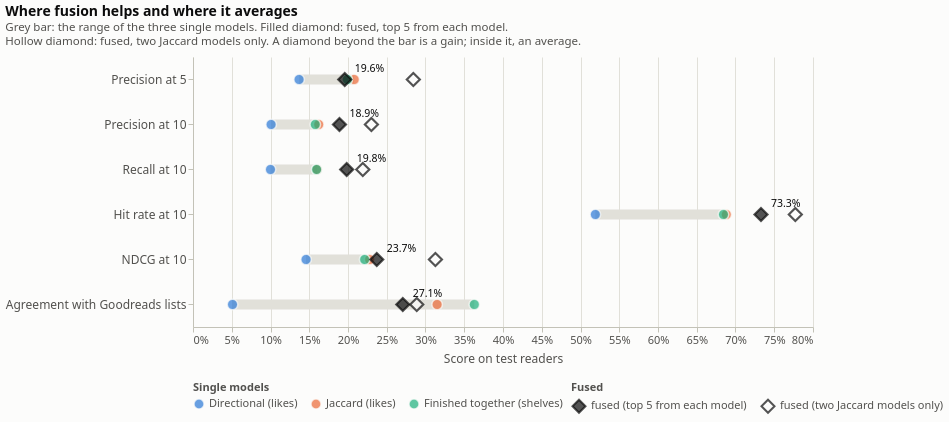

The notebook cell this image was saved under:
### Markdown cell above
## 4 · Visualization

One chart, one row per metric. The grey bar spans the three single models' test scores, with a dot
for each model; the filled diamond fuses all three models (top five from each) and the hollow
diamond is the recommender, the two Jaccard models fused. A diamond to the right of the bar is a
gain from fusion; a diamond inside the bar is an average of the models it combines.

### Code cell
# Where does fusion help and where does it average? One line per metric.
fc.fusion_range_chart(results_test)

### Figure 1 — Vega-Lite specification as saved in the notebook (floating-point values rounded to 4 significant figures)
{"$schema": "https://vega.github.io/schema/vega-lite/v5.20.1.json", "config": {"axis": {"domainColor": "#c3c2b7", "gridColor": "#e1e0d9", "labelColor": "#52514e", "labelFontSize": 11, "tickColor": "#c3c2b7", "titleColor": "#52514e", "titleFontSize": 12, "titleFontWeight": "normal", "titlePadding": 8}, "background": "#fcfcfb", "font": "system-ui, -apple-system, \"Segoe UI\", sans-serif", "legend": {"labelColor": "#52514e", "labelFontSize": 11, "titleColor": "#52514e", "titleFontSize": 11}, "title": {"anchor": "start", "color": "#0b0b0b", "fontSize": 14, "offset": 10, "subtitleColor": "#52514e", "subtitleFontSize": 11.5}, "view": {"continuousHeight": 300, "continuousWidth": 300, "stroke": null}}, "datasets": {"data-2c29c579c4a05852763ce18cef07d414": [{"kind": "single model", "metric": "Precision at 5", "model": "Directional (likes)", "value": 0.1369}, {"kind": "single model", "metric": "Precision at 5", "model": "Jaccard (likes)", "value": 0.208}, {"kind": "single model", "metric": "Precision at 5", "model": "Finished together (shelves)", "value": 0.1991}, {"kind": "single model", "metric": "Precision at 10", "model": "Directional (likes)", "value": 0.1008}, {"kind": "single model", "metric": "Precision at 10", "model": "Jaccard (likes)", "value": 0.1622}, {"kind": "single model", "metric": "Precision at 10", "model": "Finished together (shelves)", "value": 0.1578}, {"kind": "single model", "metric": "Recall at 10", "model": "Directional (likes)", "value": 0.1}, {"kind": "single model", "metric": "Recall at 10", "model": "Jaccard (likes)", "value": 0.16}, {"kind": "single model", "metric": "Recall at 10", "model": "Finished together (shelves)", "value": 0.1595}, {"kind": "single model", "metric": "Hit rate at 10", "model": "Directional (likes)", "value": 0.5192}, {"kind": "single model", "metric": "Hit rate at 10", "model": "Jaccard (likes)", "value": 0.6881}, {"kind": "single model", "metric": "Hit rate at 10", "model": "Finished together (shelves)", "value": 0.6845}, {"kind": "single model", "metric": "NDCG at 10", "model": "Directional (likes)", "value": 0.1459}, {"kind": "single model", "metric": "NDCG at 10", "model": "Jaccard (likes)", "value": 0.2279}, {"kind": "single model", "metric": "NDCG at 10", "model": "Finished together (shelves)", "value": 0.2215}, {"kind": "single model", "metric": "Agreement with Goodreads lists", "model": "Directional (likes)", "value": 0.051}, {"kind": "single model", "metric": "Agreement with Goodreads lists", "model": "Jaccard (likes)", "value": 0.315}, {"kind": "single model", "metric": "Agreement with Goodreads lists", "model": "Finished together (shelves)", "value": 0.363}], "data-890ac2de0544e76e36a7184161aa87a6": [{"kind": "fused (top 5 from each model)", "metric": "Precision at 5", "model": "Fused (top 5 each)", "value": 0.1958}, {"kind": "fused (top 5 from each model)", "metric": "Precision at 10", "model": "Fused (top 5 each)", "value": 0.189}, {"kind": "fused (top 5 from each model)", "metric": "Recall at 10", "model": "Fused (top 5 each)", "value": 0.1983}, {"kind": "fused (top 5 from each model)", "metric": "Hit rate at 10", "model": "Fused (top 5 each)", "value": 0.7329}, {"kind": "fused (top 5 from each model)", "metric": "NDCG at 10", "model": "Fused (top 5 each)", "value": 0.2371}, {"kind": "fused (top 5 from each model)", "metric": "Agreement with Goodreads lists", "model": "Fused (top 5 each)", "value": 0.2707}], "data-9c0ade2fd44a6d42edf2c2f04abcdd52": [{"kind": "fused (top 5 from each model)", "metric": "Precision at 5", "model": "Fused (top 5 each)", "value": 0.1958}, {"kind": "fused (two Jaccard models only)", "metric": "Precision at 5", "model": "Fused, two Jaccard models only (top 5 each)", "value": 0.2843}, {"kind": "fused (top 5 from each model)", "metric": "Precision at 10", "model": "Fused (top 5 each)", "value": 0.189}, {"kind": "fused (two Jaccard models only)", "metric": "Precision at 10", "model": "Fused, two Jaccard models only (top 5 each)", "value": 0.2302}, {"kind": "fused (top 5 from each model)", "metric": "Recall at 10", "model": "Fused (top 5 each)", "value": 0.1983}, {"kind": "fused (two Jaccard models only)", "metric": "Recall at 10", "model": "Fused, two Jaccard models only (top 5 each)", "value": 0.2191}, {"kind": "fused (top 5 from each model)", "metric": "Hit rate at 10", "model": "Fused (top 5 each)", "value": 0.7329}, {"kind": "fused (two Jaccard models only)", "metric": "Hit rate at 10", "model": "Fused, two Jaccard models only (top 5 each)", "value": 0.7772}, {"kind": "fused (top 5 from each model)", "metric": "NDCG at 10", "model": "Fused (top 5 each)", "value": 0.2371}, {"kind": "fused (two Jaccard models only)", "metric": "NDCG at 10", "model": "Fused, two Jaccard models only (top 5 each)", "value": 0.3128}, {"kind": "fused (top 5 from each model)", "metric": "Agreement with Goodreads lists", "model": "Fused (top 5 each)", "value": 0.2707}, {"kind": "fused (two Jaccard models only)", "metric": "Agreement with Goodreads lists", "model": "Fused, two Jaccard models only (top 5 each)", "value": 0.2887}], "data-d09a7e2fd8b0380cb303bb2a3459ae33": [{"max": 0.363, "metric": "Agreement with Goodreads lists", "min": 0.051}, {"max": 0.6881, "metric": "Hit rate at 10", "min": 0.5192}, {"max": 0.2279, "metric": "NDCG at 10", "min": 0.1459}, {"max": 0.1622, "metric": "Precision at 10", "min": 0.1008}, {"max": 0.208, "metric": "Precision at 5", "min": 0.1369}, {"max": 0.16, "metric": "Recall at 10", "min": 0.1}]}, "height": 270, "layer": [{"data": {"name": "data-d09a7e2fd8b0380cb303bb2a3459ae33"}, "encoding": {"x": {"field": "min", "type": "quantitative"}, "x2": {"field": "max"}, "y": {"axis": {"labelFontSize": 12, "labelLimit": 240}, "field": "metric", "sort": ["Precision at 5", "Precision at 10", "Recall at 10", "Hit rate at 10", "NDCG at 10", "Agreement with Goodreads lists"], "title": null, "type": "nominal"}}, "mark": {"color": "#e1e0d9", "strokeWidth": 10, "type": "rule"}}, {"data": {"name": "data-2c29c579c4a05852763ce18cef07d414"}, "encoding": {"color": {"field": "model", "legend": {"columns": 3, "orient": "bottom", "title": "Single models"}, "scale": {"domain": ["Directional (likes)", "Jaccard (likes)", "Finished together (shelves)"], "range": ["#2a78d6", "#eb6834", "#1baf7a"]}, "type": "nominal"}, "tooltip": [{"field": "model", "title": "Recommender", "type": "nominal"}, {"field": "value", "format": ".3f", "type": "quantitative"}], "x": {"axis": {"format": ".0%"}, "field": "value", "title": "Score on test readers", "type": "quantitative"}, "y": {"axis": {"labelFontSize": 12, "labelLimit": 240}, "field": "metric", "sort": ["Precision at 5", "Precision at 10", "Recall at 10", "Hit rate at 10", "NDCG at 10", "Agreement with Goodreads lists"], "title": null, "type": "nominal"}}, "mark": {"size": 110, "stroke": "#fcfcfb", "strokeWidth": 1.5, "type": "circle"}}, {"data": {"name": "data-9c0ade2fd44a6d42edf2c2f04abcdd52"}, "encoding": {"fill": {"field": "kind", "legend": {"labelLimit": 320, "orient": "bottom", "symbolSize": 170, "symbolStrokeColor": "#0b0b0b", "symbolStrokeWidth": 2, "symbolType": "diamond", "title": "Fused"}, "scale": {"domain": ["fused (top 5 from each model)", "fused (two Jaccard models only)"], "range": ["#0b0b0b", "#fcfcfb"]}, "type": "nominal"}, "tooltip": [{"field": "model", "title": "Recommender", "type": "nominal"}, {"field": "value", "format": ".3f", "type": "quantitative"}], "x": {"axis": {"format": ".0%"}, "field": "value", "title": "Score on test readers", "type": "quantitative"}, "y": {"axis": {"labelFontSize": 12, "labelLimit": 240}, "field": "metric", "sort": ["Precision at 5", "Precision at 10", "Recall at 10", "Hit rate at 10", "NDCG at 10", "Agreement with Goodreads lists"], "title": null, "type": "nominal"}}, "mark": {"color": "#0b0b0b", "shape": "diamond", "size": 170, "strokeWidth": 2.2, "type": "point"}}, {"data": {"name": "data-890ac2de0544e76e36a7184161aa87a6"}, "encoding": {"text": {"field": "value", "format": ".1%", "type": "quantitative"}, "x": {"axis": {"format": ".0%"}, "field": "value", "title": "Score on test readers", "type": "quantitative"}, "y": {"axis": {"labelFontSize": 12, "labelLimit": 240}, "field": "metric", "sort": ["Precision at 5", "Precision at 10", "Recall at 10", "Hit rate at 10", "NDCG at 10", "Agreement with Goodreads lists"], "title": null, "type": "nominal"}}, "mark": {"align": "left", "color": "#0b0b0b", "dx": 10, "dy": -11, "font": "system-ui, -apple-system, \"Segoe UI\", sans-serif", "fontSize": 10.5, "type": "text"}}], "resolve": {"scale": {"color": "independent", "fill": "independent"}}, "title": {"subtitle": ["Grey bar: the range of the three single models. Filled diamond: fused, top 5 from each model.", "Hollow diamond: fused, two Jaccard models only. A diamond beyond the bar is a gain; inside it, an average."], "text": "Where fusion helps and where it averages"}, "width": 620}
